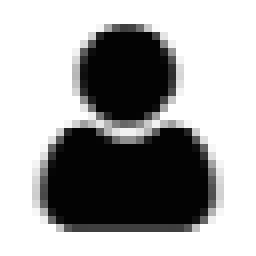
#> input picture .tmp/skin_modern/b64/HBWechatHelper_b64_019e2f52.png, 32 x 32 px (shown 8 times larger); its folder holds only this picture in this run
$ python sheet_icons.py
#> lines starting #> are read from the running program, lines starting #| are printed output that depends on the picture
# -*- coding: utf-8 -*-
import glob
import os

from PIL import Image, ImageDraw

files = sorted(glob.glob("b64/*.png"))
cell = 96
cols = 6
rows = (len(files) + cols - 1) // cols
sheet = Image.new("RGB", (cols * cell, rows * (cell + 14)), (250, 250, 252))
d = ImageDraw.Draw(sheet)
for i, f in enumerate(files):
    im = Image.open(f).convert("RGBA")
#> im is the input picture: PIL image 32x32 RGBA; mean R, G, B, A 100.9, 100.9, 100.9, 91.5
    bg = Image.new("RGBA", im.size, (255, 255, 255, 255))
#> bg: PIL image 32x32 RGBA; every value is 255
    bg.alpha_composite(im)
    im = bg.convert("RGB").resize((80, 80), Image.LANCZOS)
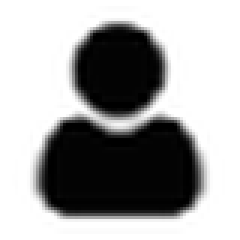
#> im: PIL image 80x80 RGB (shown 3 times larger); min 0, max 255, mean 164.4
    x = (i % cols) * cell
    y = (i // cols) * (cell + 14)
    sheet.paste(im, (x + 8, y + 4))
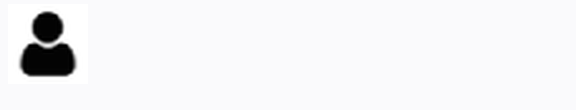
#> sheet: PIL image 576x110 RGB; mean R, G, B 241.4, 241.4, 243.1
    d.text((x + 4, y + 86), os.path.basename(f).split("_")[-1][:10], fill=(40, 40, 40))
sheet.save("contact_hb_icons.png")
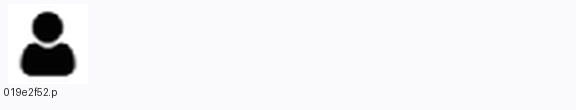
#> saved as contact_hb_icons.png: PIL image 576x110 RGB; mean R, G, B 240.9, 240.9, 242.7
print(sheet.size, len(files))
#| (576, 110) 1
